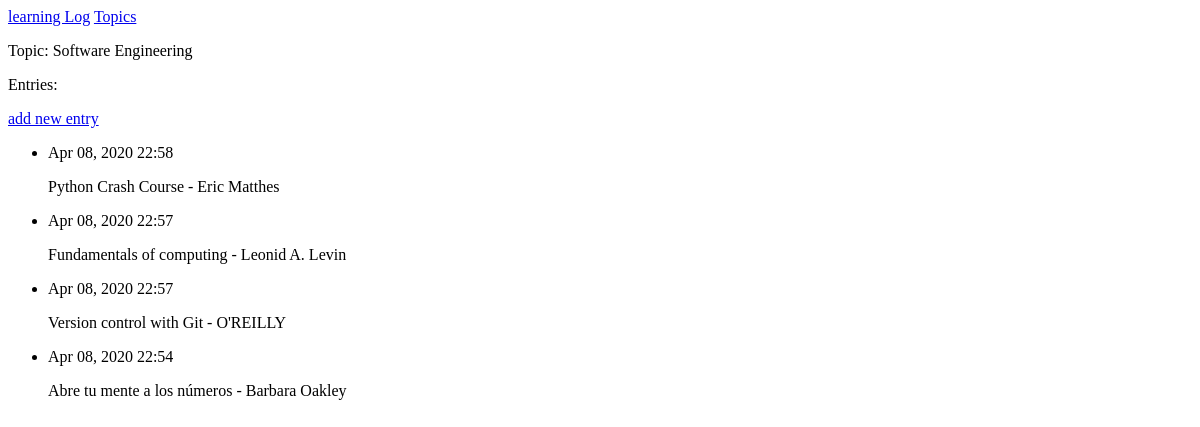
Before: /topics/4/ with the older database file.
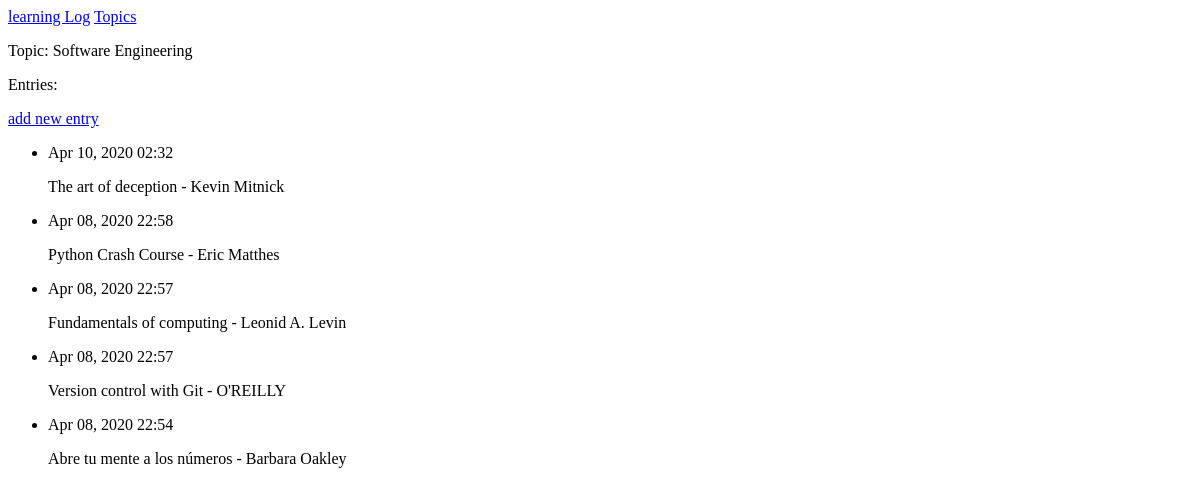
After: the same page with the newer database file.
### learning_logs/models.py (models this page shows, shortened)
class Topic(models.Model):
    text = models.CharField(max_length=200)
    date_added = models.DateTimeField(auto_now_add=True)
    def __str__(self):
        return self.text

class Entry(models.Model):
    topic = models.ForeignKey(Topic, on_delete=models.CASCADE)
    text = models.TextField()
    date_added = models.DateTimeField(auto_now_add=True)
    class Meta:
        verbose_name_plural = "entries"

### learning_logs/views.py (the view)
# urls.py: path("topics/<topic_id>/", views.topic, name="topic"),
def topic(request, topic_id):
    topic = Topic.objects.get(id=topic_id)
    entries = topic.entry_set.order_by("-date_added")
    context = {"topic": topic, "entries": entries}
    return render(request, "learning_logs/topic.html", context)

### learning_logs/templates/learning_logs/topic.html
{% extends "learning_logs/base.html" %}
{% block content %}
  <p>Topic: {{ topic }}</p>
  <p>Entries:</p>
  <p>
    <a href="{% url "learning_logs:new_entry" topic.id %}">add new entry</a>
  </p>
  <ul>
  {% for entry in entries %}
    <li>
      <p>{{ entry.date_added|date:"M d, Y H:i" }}</p>
      <p>{{ entry.text|linebreaks }}</p>
    </li>
  {% empty %}
    <li>
      There are no entries for this topic yet.
    </li>
  {% endfor %}
  </ul>
  {% endblock content %}

### learning_logs/templates/learning_logs/base.html
<p>
  <a href="{% url 'learning_logs:index' %}">learning Log</a>
  <a href="{% url 'learning_logs:topics' %}">Topics</a>
</p>
{% block content %}{% endblock content %}

Changed rows visible on the page:
added Entry: date_added "Apr 10, 2020 02:32", text "The art of deception - Kevin Mitnick"
